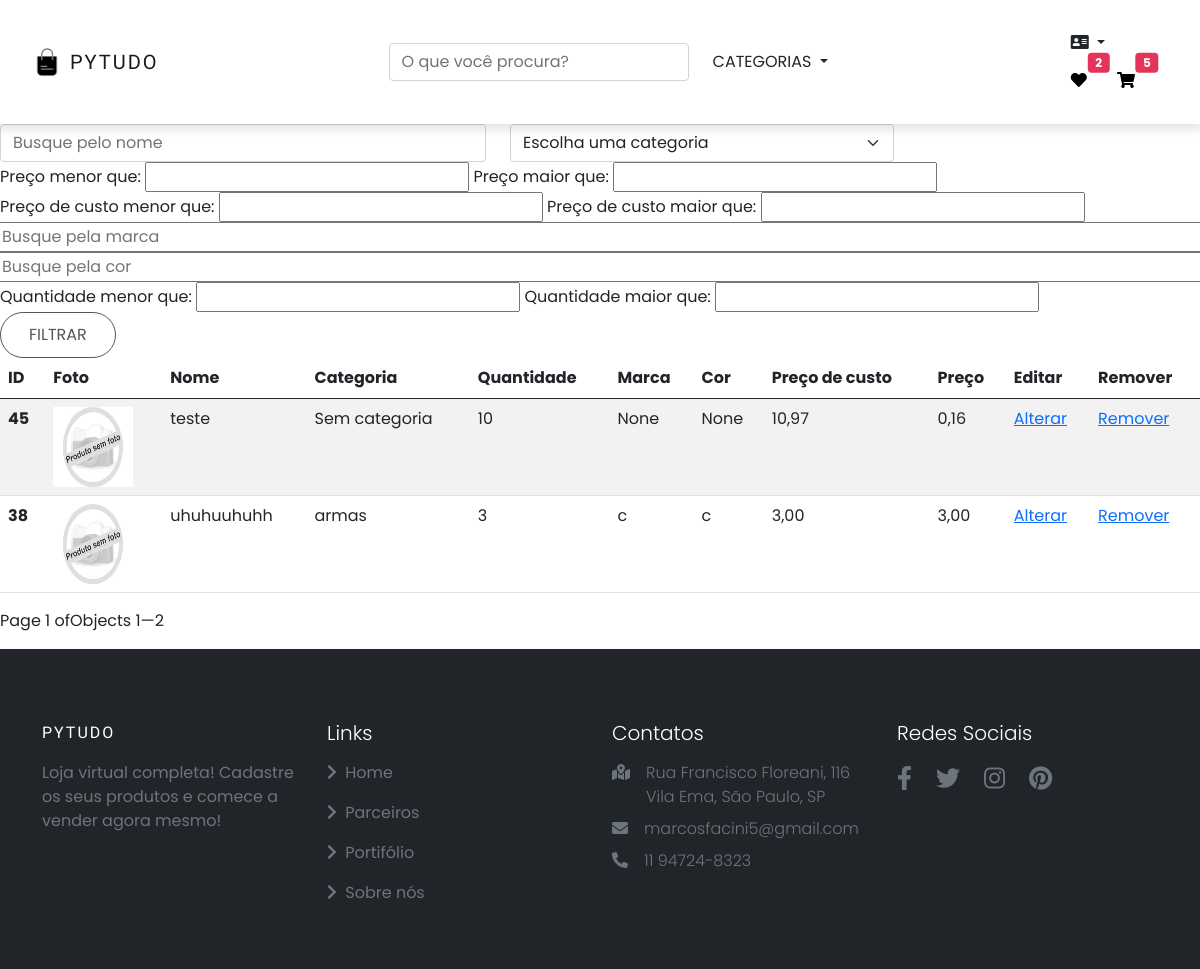
Screenshot of /gestao/adm_estoque/ with the database file from the repository.
### produtos/models.py (models this page shows, shortened)
class Produtos(models.Model):
    nome = models.CharField(max_length=50)
    descricao = models.TextField()
    preco_de_custo = models.DecimalField(max_digits=8, decimal_places=2)
    preco = models.DecimalField(max_digits=8, decimal_places=2)
    categoria = models.ForeignKey(Categoria, blank=True, null=True, on_delete=models.SET_NULL)
    marca = models.CharField(max_length=50, blank=True, null=True)
    cor = models.CharField(max_length=30, blank=True, null=True)
    quantidade = models.IntegerField()
    data_cadastro = models.DateTimeField(auto_now_add=True)
    data_atualizacao = models.DateTimeField(auto_now=True, null=True)
    imagem_principal = models.ImageField(upload_to ='produtos/', blank=True, null=True)

class Categoria(models.Model):
    nome = models.CharField(max_length=40)
    def __str__(self):
        return self.nome

### gestao/views.py (the view)
# urls.py: path('adm_estoque/', views.adm_estoque, name='adm_estoque'),
def adm_estoque(request):
    produtos = Produtos.objects.all()
    categorias = Categoria.objects.all()
    nome_filtrar = request.GET.get('nome')
    if nome_filtrar:
        produtos = produtos.filter(nome__icontains=nome_filtrar)
    categoria_filtrar = request.GET.get('categoria')
    if categoria_filtrar:
        produtos = produtos.filter(categoria_id=categoria_filtrar)
    preco_menor_filtrar = request.GET.get('preco_menor_filtrar')
    if preco_menor_filtrar:
        preco_menor_filtrar_decimal = Decimal(preco_menor_filtrar.replace(',','.'))
        produtos = produtos.filter(preco__lt=preco_menor_filtrar_decimal)
    preco_maior_filtrar = request.GET.get('preco_maior_filtrar')
    if preco_maior_filtrar:
        preco_maior_filtrar_decimal = Decimal(preco_maior_filtrar.replace(',','.'))
        produtos = produtos.filter(preco__gt=preco_maior_filtrar_decimal)
    preco_de_custo_menor_filtrar = request.GET.get('preco_de_custo_menor_filtrar')
    if preco_de_custo_menor_filtrar:
        preco_de_custo_menor_filtrar_decimal = Decimal(preco_de_custo_menor_filtrar.replace(',','.'))
        produtos = produtos.filter(preco_de_custo__lt=preco_de_custo_menor_filtrar_decimal)
    preco_de_custo_maior_filtrar = request.GET.get('preco_de_custo_maior_filtrar')
    if preco_de_custo_maior_filtrar:
        preco_de_custo_maior_filtrar_decimal = Decimal(preco_de_custo_maior_filtrar.replace(',','.'))
        produtos = produtos.filter(preco_de_custo__gt=preco_de_custo_maior_filtrar_decimal)
    marca_filtar = request.GET.get('marca')
    if marca_filtar:
        produtos = produtos.filter(marca__icontains=marca_filtar)
    cor_filtar = request.GET.get('cor')
    if cor_filtar:
        produtos = produtos.filter(cor__icontains=cor_filtar)
    quantidade_menor_filtrar = request.GET.get('quantidade_menor_filtrar')
    if quantidade_menor_filtrar:
        produtos = produtos.filter(quantidade__lt=quantidade_menor_filtrar)
    quantidade_maior_filtrar = request.GET.get('quantidade_maior_filtrar')
    if quantidade_maior_filtrar:
        produtos = produtos.filter(quantidade__gt=quantidade_maior_filtrar)
    produtos_ordenados = produtos.order_by('-id')
    paginacao = Paginator(produtos_ordenados, 8)
    page = request.GET.get('page')
    produtos_paginados = paginacao.get_page(page)
    return render(request, 'adm_estoque.html', {'produtos_paginados': produtos_paginados,
                                                'categorias': categorias})

### gestao/templates/adm_estoque.html (shortened to what this page needs)
{% extends 'base.html' %}
{% load static %}
{% load filtros %}
{% block 'head' %}
    <link href="#" rel="stylesheet">
{% endblock %}
{% block 'body' %}
    <form action="#" method="GET"> {% csrf_token %}
        <div class="row">
                <div class="col-md-5">
                    <input type="text" placeholder="Busque pelo nome" class="form-control" name="nome">
                </div>
                <div class="col-md-4">
                    <select class="form-select" name="categoria">
                        <option value="" disabled selected hidden>Escolha uma categoria</option>
                    </select>
                </div>
                <div>
                    <label>Preço menor que:</label>
                    <input type="text" id="preco_menor_filtrar" name="preco_menor_filtrar">
                    <label> Preço maior que:</label>
                    <input type="text" id="preco_maior_filtrar" name="preco_maior_filtrar">
                </div>
                <div>
                    <label>Preço de custo menor que:</label>
                    <input type="text" id="preco_de_custo_menor_filtrar" name="preco_de_custo_menor_filtrar">
                    <label> Preço de custo maior que:</label>
                    <input type="text" id="preco_de_custo_maior_filtrar" name="preco_de_custo_maior_filtrar">
                </div>
                <input type="text" placeholder="Busque pela marca"  name="marca">
                <input type="text" placeholder="Busque pela cor"  name="cor">
                <div>
                    <label> Quantidade menor que:</label>
                    <input type="text" name="quantidade_menor_filtrar">
                    <label> Quantidade maior que:</label>
                    <input type="text" name="quantidade_maior_filtrar">
                </div>
            <div class="col-md-3">
                <input type="submit" value="FILTRAR" class="btn btn-primary">
            </div>
        </div>
    </form>
<table class="table table-striped">
    <thead>
      <tr>
        <th scope="col">ID</th>
        <th scope="col">Foto</th>
        <th scope="col">Nome</th>
        <th scope="col">Categoria</th>
        <th scope="col"> Quantidade</th>
        <th scope="col"> Marca</th>
        <th scope="col"> Cor</th>
        <th scope="col"> Preço de custo</th>
        <th scope="col"> Preço</th>
        <th scope="col">Editar</th>
        <th scope="col">Remover</th>
      </tr>
    </thead>
    <tbody>
        {% for produto in produtos_paginados %}
            <tr>
                <th scope="row">{{ produto.id }}</th>
                <td><a href="{% url 'detalhes_produto' produto.id %}">
                        {% if produto.imagem_principal %}
                            <img src="{{produto.imagem_principal.url}}" width="80" height="80"></td>
                        {% else %}
                            <img src="{% static 'produtos\img\sem foto.jpg' %}" width="80" height="80"></td>
                        {% endif %}
                <td>{{ produto.nome}}</td>
                {% if produto.categoria %}
                    <td>{{ produto.categoria}}</td>
                {% else %}
                    <td>Sem categoria </td>
                {% endif %}
                <td>{{ produto.quantidade}}</td>
                <td>{{ produto.marca}}</td>
                <td>{{ produto.cor}}</td>
                <td>{{ produto.preco_de_custo}}</td>
                <td>{{ produto.preco}}</td>
                <td><a href="{% url 'alterar_produto' produto.id %}">Alterar</a></td>
                <td><a href="{% url 'excluir_produto' produto.id %}">Remover</a></td>
            </tr>
        {% endfor %}
    </tbody>
</table>
<div class="pagination">
    Page {{ produtos_paginados.number }} of {{ paginator.num_pages }}
    <p>Objects {{ produtos_paginados.start_index }}—{{ produtos_paginados.end_index }}</p>
</div>
{% endblock %}

### pytudo/templates/static/base/css/base.css (style rules this page uses)
:root { --lg-font: 'Kaisei Tokumin', serif; --sm-font: 'Poppins', sans-serif; --pink: #e5345b; }
body { font-family: var(--sm-font); }
.btn:not(.nav-btns button) { background-color: #fff; color: rgb(85, 85, 85); padding: 10px 28px; border-radius: 25px; border: 1px solid rgb(85, 85, 85); }

### rows the page displays
Produtos: id "45", nome "teste", shows "Sem categoria", quantidade "10", marca "None", cor "None", preco_de_custo "10,97", preco "0,16"
Produtos: id "38", nome "uhuhuuhuhh", categoria "armas", quantidade "3", marca "c", cor "c", preco_de_custo "3,00", preco "3,00"

### other values shown
{{ produtos_paginados.number }} "1"
{{ produtos_paginados.start_index }} "1"
{{ produtos_paginados.end_index }} "2"
